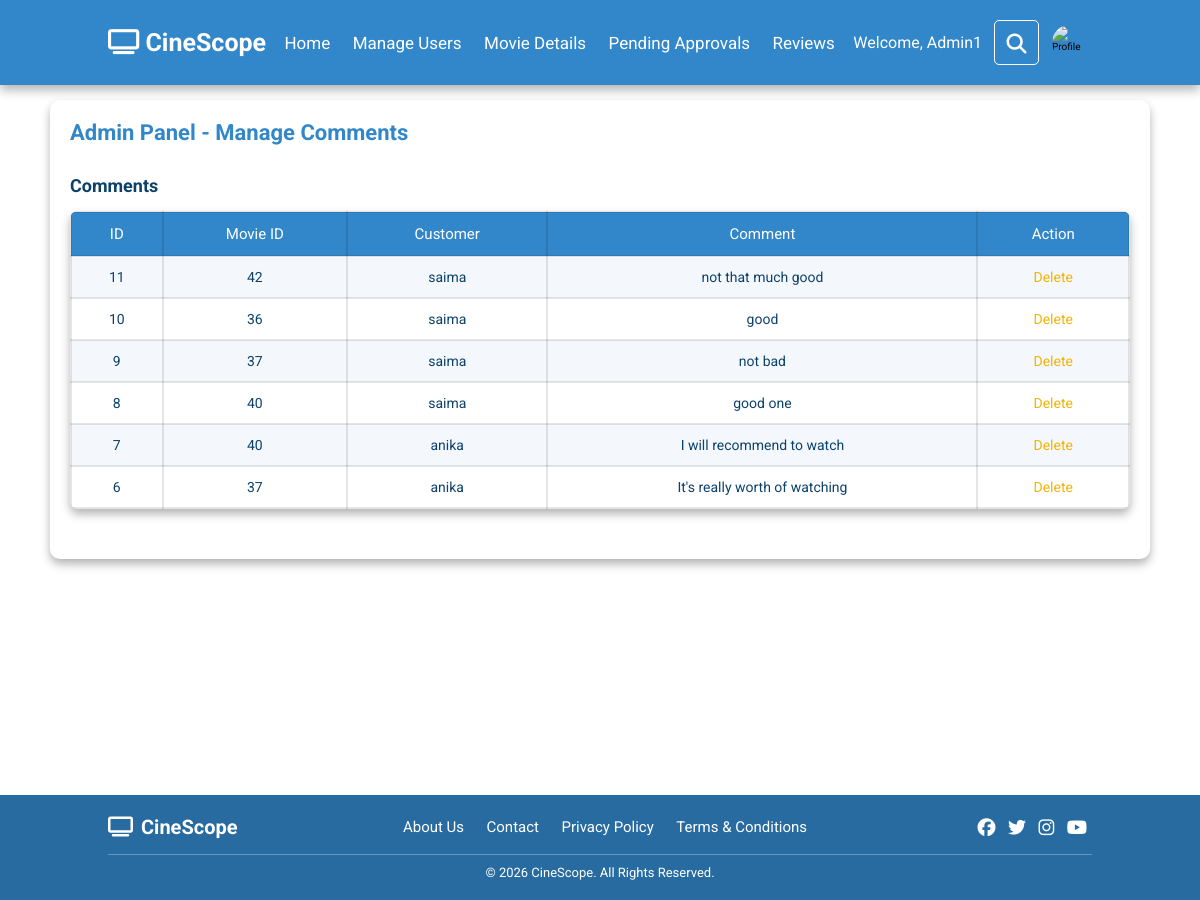
The app's page /reviews.php (signed in) with its own data.
### tables this page shows
CREATE TABLE `comments` (
  `id` int(11) NOT NULL,
  `movie_id` int(11) NOT NULL,
  `username` varchar(100) NOT NULL,
  `comment` text NOT NULL
);

### reviews.php (the view, shortened to what this page needs)
<?php
require 'config.php';
if(isset($_GET['keyword']) && !empty(trim($_GET['keyword']))){
    $search_keyword = mysqli_real_escape_string($conn, trim($_GET['keyword']));
    $comments = mysqli_query($conn, "SELECT * FROM comments WHERE username LIKE '%$search_keyword%' ORDER BY id DESC");
} else {
    $comments = mysqli_query($conn, "SELECT * FROM comments ORDER BY id DESC");
}
?>
<!DOCTYPE html>
<html>
<head>
    <link rel="stylesheet" type="text/css" href="css/admin_reviews.css">
</head>
<body>
<?php include 'ad_header.php'; ?>
<div class="container">
    <h2>Admin Panel - Manage Comments</h2>
    <h3>Comments</h3>
    <table>
        <tr>
            <th>ID</th>
            <th>Movie ID</th>
            <th>Customer</th>
            <th>Comment</th>
            <th>Action</th>
        </tr>
        <?php if(mysqli_num_rows($comments) == 0): ?>
        <tr>
            <td colspan="5" style="text-align:center;">No comments found.</td>
        </tr>
        <?php else: ?>
            <?php while($c = mysqli_fetch_assoc($comments)){ ?>
            <tr>
                <td><?php echo $c['id']; ?></td>
                <td><?php echo $c['movie_id']; ?></td>
                <td><?php echo htmlspecialchars($c['username']); ?></td>
                <td><?php echo htmlspecialchars($c['comment']); ?></td>
                <td>
                    <a href="?del_comment=<?php echo $c['id']; ?>" onclick="return confirm('Delete this comment?')">Delete</a>
                </td>
            </tr>
            <?php } ?>
        <?php endif; ?>
    </table>
</div>
<?php include 'footer.php'; ?>
</body>
</html>

### ad_header.php (shortened to what this page needs)
<!DOCTYPE html>
<html lang="en">
<head>
  <link rel="stylesheet" href="css/ad_header.css">
  <link rel="stylesheet" href="https://cdnjs.cloudflare.com/ajax/libs/font-awesome/6.5.0/css/all.min.css">
</head>
<header class="header">
  <a href="#" class="logo">
    <i class="fa-solid fa-tv" style="color: #ffffff;"></i> CineScope
  </a>
  <nav class="navbar">
    <a href="admin_dashboard.php">Home</a>
    <a href="manage_users.php">Manage Users</a>
    <a href="movie_details.php">Movie Details</a>
    <a href="pending_movies.php">Pending Approvals</a>
    <a href="reviews.php">Reviews</a>
  </nav>
  <div class="icons">
    <span class="welcome-msg">Welcome,
      <?php echo isset($_SESSION['user']) ? htmlspecialchars($_SESSION['user']) : 'Admin'; ?>
    </span>
    <div class="fa fa-search" id="search-btn"></div>
    <div id="login-btn">
      <?php
      $defaultProfile = 'images/profile.png';
      $profileImage = $defaultProfile;
      ?>
      <img src="<?php echo $profileImage; ?>" alt="Profile"
           style="width:35px;height:35px;border-radius:50%;object-fit:cover;cursor:pointer;">
    </div>
  </div>
</header>

### footer.php
<!DOCTYPE html>
<link rel="stylesheet" href="css/footer.css">
<link rel="stylesheet" href="https://cdnjs.cloudflare.com/ajax/libs/font-awesome/6.5.0/css/all.min.css">
<footer class="footer">
  <div class="footer-container">
    <div class="footer-logo">
      <i class="fa-solid fa-tv"></i> CineScope
    </div>
    <div class="footer-nav">
      <a href="about.php">About Us</a>
      <a href="contact.php">Contact</a>
      <a href="privacy.php">Privacy Policy</a>
	   <a href="#">Terms & Conditions</a>
    </div>
    <div class="footer-social">
      <a href="#"><i class="fa-brands fa-facebook"></i></a>
      <a href="#"><i class="fa-brands fa-twitter"></i></a>
      <a href="#"><i class="fa-brands fa-instagram"></i></a>
      <a href="#"><i class="fa-brands fa-youtube"></i></a>
    </div>
  </div>
  <div class="footer-bottom">
    <p>&copy; <?php echo date("Y"); ?> CineScope. All Rights Reserved.</p>
  </div>
</footer>

### css/admin_reviews.css (style rules this page uses)
:root { --primary: #3187c9; --black: #0c416a; --light-color: #6c757d; --white: #ffffff; --accent: #f4b400; --background: #f8f9fa; --box-shadow: 0 .5rem 1rem rgba(0, 0, 0, .3); --border: .2rem solid rgba(0, 0, 0, .1); --outline: .1rem solid rgba(49, 135, 201, .3); }
.container, .container * { font-family: "Roboto", sans-serif; margin: 0; padding: 0; box-sizing: border-box; outline: none; border: none; text-decoration: none; text-transform: none; transition: all .2s linear; }
.container { margin: 100px auto 40px auto; max-width: 1100px; padding: 20px; background: var(--white); border-radius: 10px; box-shadow: var(--box-shadow); }
.container h2 { font-size: 2.2rem; color: var(--primary); margin-bottom: 20px; }
.container h3 { font-size: 1.8rem; margin: 30px 0 15px; color: var(--black); }
.container table { border-collapse: collapse; width: 100%; margin-bottom: 30px; background: var(--white); box-shadow: var(--box-shadow); border-radius: 8px; overflow: hidden; }
.container th, .container td { border: var(--border); padding: 12px; text-align: center; font-size: 1.4rem; color: var(--black); }
.container th { background: var(--primary); color: var(--white); font-weight: normal; font-size: 1.5rem; }
.container tr:nth-child(even) { background: #f4f8fc; }
.container a { color: var(--accent); font-weight: normal; cursor: pointer; }

### css/ad_header.css (style rules this page uses)
:root { --primary: #3187c9; --black: #0c416a; --light-color: #6c757d; --white:#ffffff; --accent: #f4b400; --background: #f8f9fa; --box-shadow: 0 .5rem 1rem rgba(0, 0, 0, .3); --border: .2rem solid rgba(0, 0, 0, .1); --outline: .1rem solid rgba(49, 135, 201, .3); }
* { font-family: "Roboto", sans-serif; margin:0; padding:0; box-sizing:border-box; outline:none; border:none; text-decoration:none; text-transform:capitalize; transition:all .2s linear; }
html { font-size:62.5%; overflow-x:hidden; scroll-behavior:smooth; scroll-padding-top:7rem; }
body { background:white; }
.header { border: 0px solid; position:fixed; top:0; left:0; right:0; display:flex; align-items:center; justify-content:space-between; padding: 2rem 9%; background:#3187c9; box-shadow:var(--box-shadow); }
.header .logo { font-size:2.5rem; font-weight:bolder; color:var(--white); }
.header .navbar a { font-size:1.7rem; margin:0 1rem; color:var(--white); }
.header .icons { display: flex; align-items: center; }
.header .icons div.fa { border:1px solid; height:4.5rem; width:4.5rem; line-height:4.5rem; border-radius:.5rem; font-size:2rem; margin-right:.3rem; text-align:center; color:var(--white); cursor:pointer; }
#login-btn { display: flex; align-items: center; justify-content: center; height: 4.5rem; width: 4.5rem; border-radius: .5rem; overflow: hidden; margin-left: 0.5rem; cursor: pointer; }
#login-btn img { width: 100%; height: 100%; object-fit: cover; border-radius: 50%; }
.welcome-msg { color: var(--white); margin-right: 12px; font-size: 1.6rem; }

### css/footer.css (style rules this page uses)
html { height: 100%; }
body { min-height: 100%; position: relative; margin: 0; padding: 0 0 120px; }
.footer { background: #276ba0; color: #fff; padding: 2rem 9%; font-family: "Roboto", sans-serif; position: absolute; left: 0; bottom: 0; width: 100%; }
.footer-container { display: flex; flex-wrap: wrap; justify-content: space-between; align-items: center; gap: 1rem; }
.footer-logo { font-size: 2rem; font-weight: bold; display: flex; align-items: center; gap: 8px; }
.footer-nav a { margin: 0 1rem; color: #fff; font-size: 1.5rem; }
.footer-social a { margin: 0 0.5rem; font-size: 1.8rem; color: #fff; }
.footer-bottom { text-align: center; margin-top: 1.5rem; font-size: 1.3rem; border-top: 1px solid rgba(255,255,255,0.3); padding-top: 1rem; }

### records on screen
comments: id "11", movie "42", username "saima", comment "not that much good"
comments: id "10", movie "36", username "saima", comment "good"
comments: id "9", movie "37", username "saima", comment "not bad"
comments: id "8", movie "40", username "saima", comment "good one"
comments: id "7", movie "40", username "anika", comment "I will recommend to watch"
comments: id "6", movie "37", username "anika", comment "It's really worth of watching"

### other values on screen
$_SESSION['user'] "Admin1"
